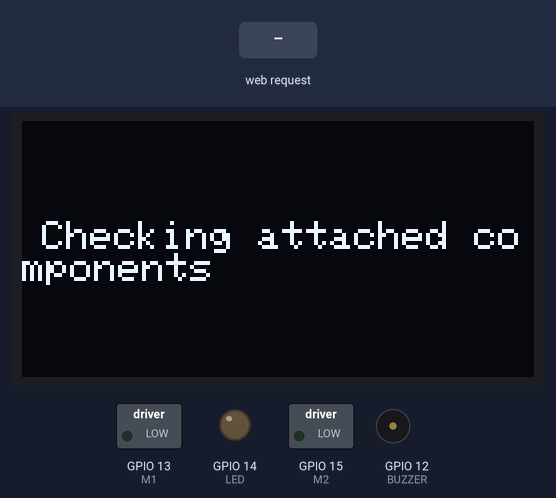
The sketch below on a simulated ESP8266 (NodeMCU). Shown: 128×64 one-colour display, switched loads named in the sketch (green lamp = pin HIGH), output pins drawn as LEDs (lit = HIGH), buzzer (waves = sounding, pin HIGH). Inputs (shaded band) come from the test bench. WiFi joins after 1.5 s; servers stay silent unless stated; what the sketch prints to the serial monitor is not drawn.

Above: at 4.3 s.
4.4 s: HTTP request GET /led_on received
At 5.6 s:
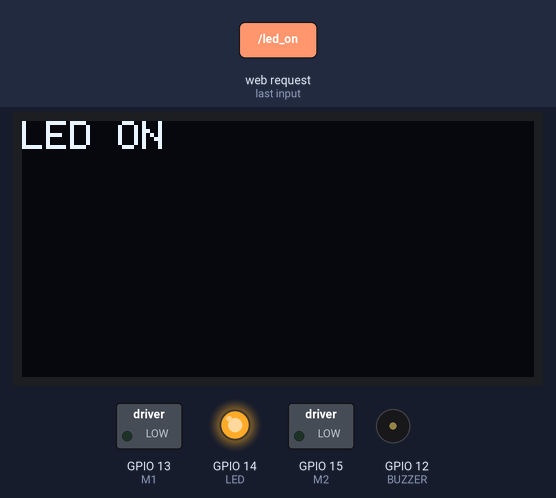
5.9 s: HTTP request GET /buzzer_on received
At 6.9 s:
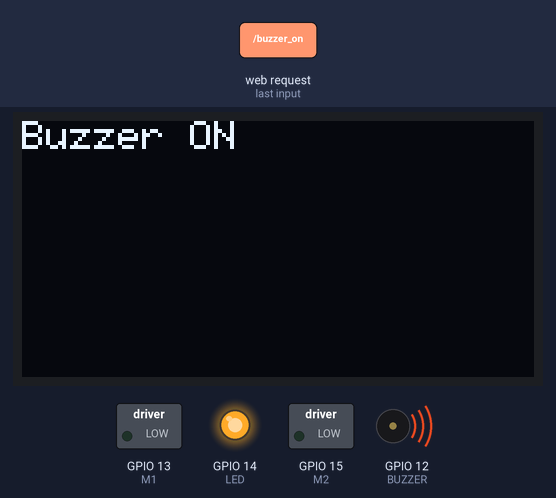
7.4 s: HTTP request GET /led_off received
At 8.1 s:
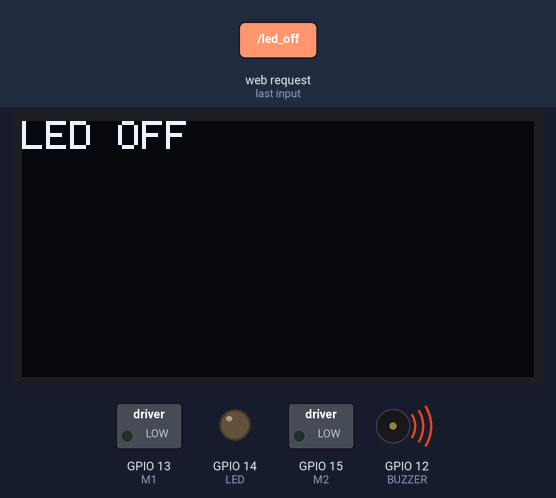
8.9 s: HTTP request GET /motor_forward received
At 9.2 s:
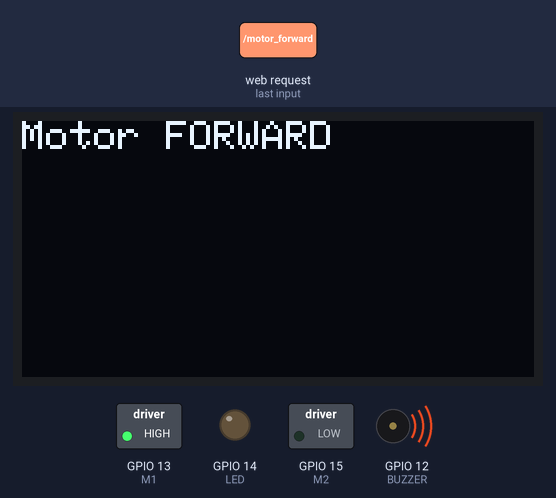
10.4 s: HTTP request GET /buzzer_off received
At 11.6 s:
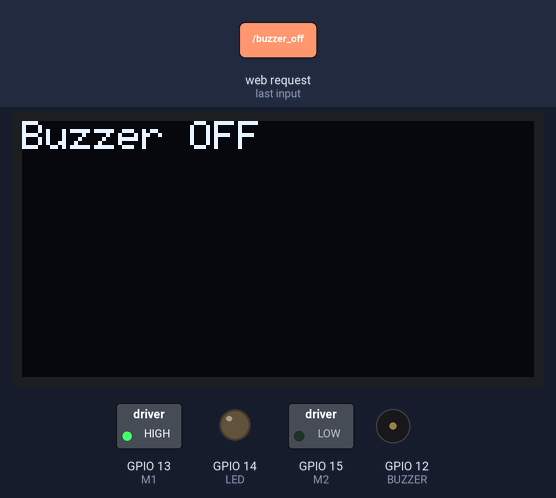
11.9 s: HTTP request GET /motor_stop received
At 12.7 s:
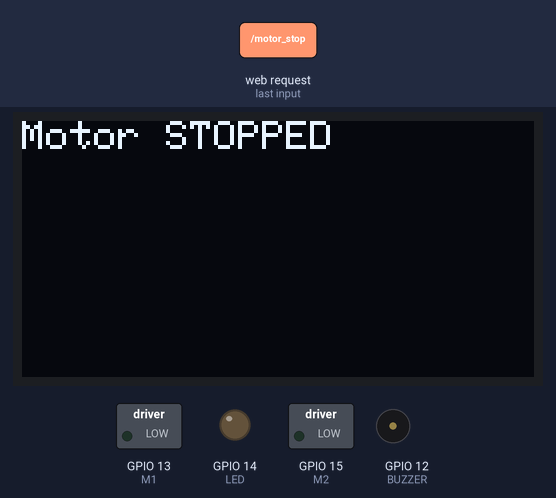
Timing chart, 0 to 14.4 s (numbered marks = the images above; inputs shaded):
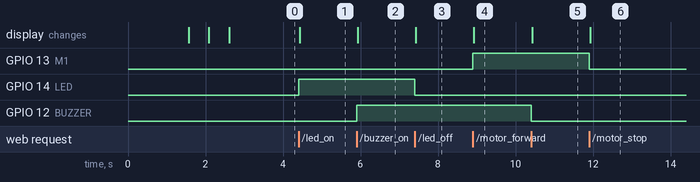

Measured:
- after the input at 4.4 s, GPIO 14 (LED): LOW → HIGH at once; the display: changes at once (image 1)
- after the input at 5.9 s, GPIO 12 (BUZZER): LOW → HIGH at once; the display: changes at once (image 2)
- after the input at 7.4 s, GPIO 14 (LED): HIGH → LOW at once; the display: changes at once (image 3)
- after the input at 8.9 s, GPIO 13 (M1): LOW → HIGH at once; the display: changes at once (image 4)
- after the input at 10.4 s, GPIO 12 (BUZZER): HIGH → LOW at once; the display: changes at once (image 5)
- after the input at 11.9 s, GPIO 13 (M1): HIGH → LOW at once; the display: changes at once (image 6)

The sketch:

voicebot_v1.0.ino
```cpp
#include <ESP8266WiFi.h>
#include <ESP8266WebServer.h>
#include <Wire.h>
#include <Adafruit_GFX.h>
#include <Adafruit_SH110X.h>

Adafruit_SH1106G display(128, 64, &Wire, -1);

#define LED 14 // D5
#define BUZZER 12 // D6
#define M1 13 // D7
#define M2 15 // D8

const char* ssid = "TP-Link_9E82";
const char* pass = "85011984";

ESP8266WebServer server(80);

void setup() {
  // put your setup code here, to run once:
  Serial.begin(115200);
  WiFi.begin(ssid, pass);

  while (WiFi.status() != WL_CONNECTED) {
    delay(500);
    Serial.print(".");
  }
  Serial.println("WiFi connected");
  server.begin();  // Starts the Server
  Serial.println("Server started");

  Serial.print("IP Address of network: ");
  Serial.println(WiFi.localIP());
  Serial.print("Copy and paste the following URL: http://");
  Serial.print(WiFi.localIP());
  Serial.println("/");

  pinMode(LED, OUTPUT);
  pinMode(BUZZER, OUTPUT);
  pinMode(M1, OUTPUT);
  pinMode(M2, OUTPUT);

  display.begin(0x3c, true);
  display.clearDisplay();
  display.setTextSize(1);
  display.setTextColor(SH110X_WHITE);
  display.setCursor(10, 25);
  display.println("Initializing...");
  display.display();
  delay(500);

  display.clearDisplay();
  display.setCursor(35, 25);
  display.println("Ready");
  display.display();
  delay(500);

  display.clearDisplay();
  display.setCursor(5, 25);
  display.println("Checking attached components");
  display.display();
  delay(500);

  server.on("/led_on", []() {
    digitalWrite(LED, HIGH);
    displayMessage("LED ON");
    server.send(200, "text/plain", "LED ON");
  });

  server.on("/led_off", []() {
    digitalWrite(LED, LOW);
    displayMessage("LED OFF");
    server.send(200, "text/plain", "LED OFF");
  });

  server.on("/buzzer_on", []() {
    digitalWrite(BUZZER, HIGH);
    displayMessage("Buzzer ON");
    server.send(200, "text/plain", "Buzzer ON");
  });

  server.on("/buzzer_off", []() {
    digitalWrite(BUZZER, LOW);
    displayMessage("Buzzer OFF");
    server.send(200, "text/plain", "Buzzer OFF");
  });

  server.on("/motor_forward", []() {
    digitalWrite(M1, HIGH);
    digitalWrite(M2, LOW);
    displayMessage("Motor FORWARD");
    server.send(200, "text/plain", "Motor Running");
  });

  server.on("/motor_stop", []() {
    digitalWrite(M1, LOW);
    digitalWrite(M2, LOW);
    displayMessage("Motor STOPPED");
    server.send(200, "text/plain", "Motor Stopped");
  });

  server.begin();
}

void loop() {
  // put your main code here, to run repeatedly:
  server.handleClient();
}

void displayMessage(String msg) {
  display.clearDisplay();
  display.setCursor(0, 0);
  display.println(msg);
  display.display();
}
```
